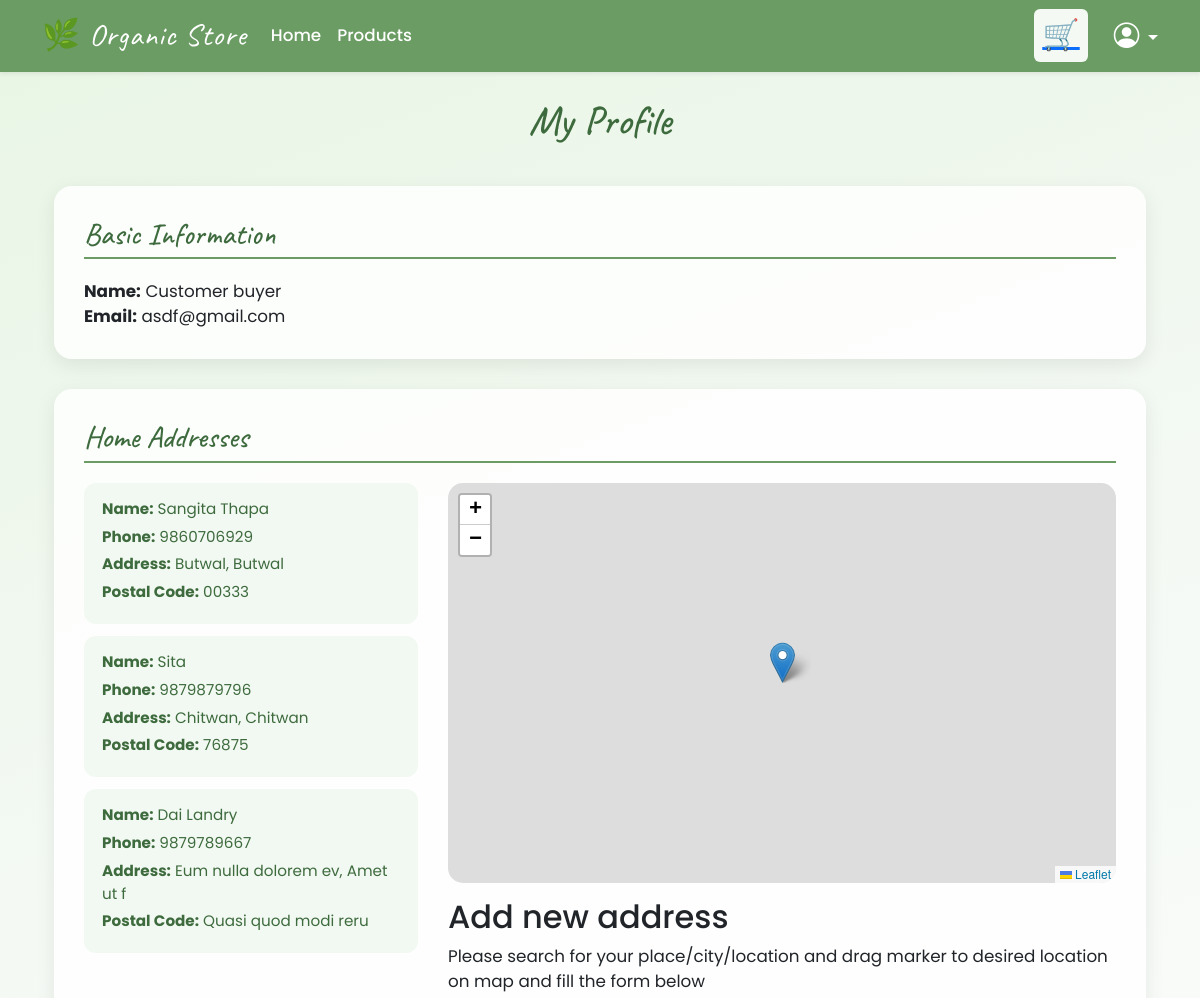
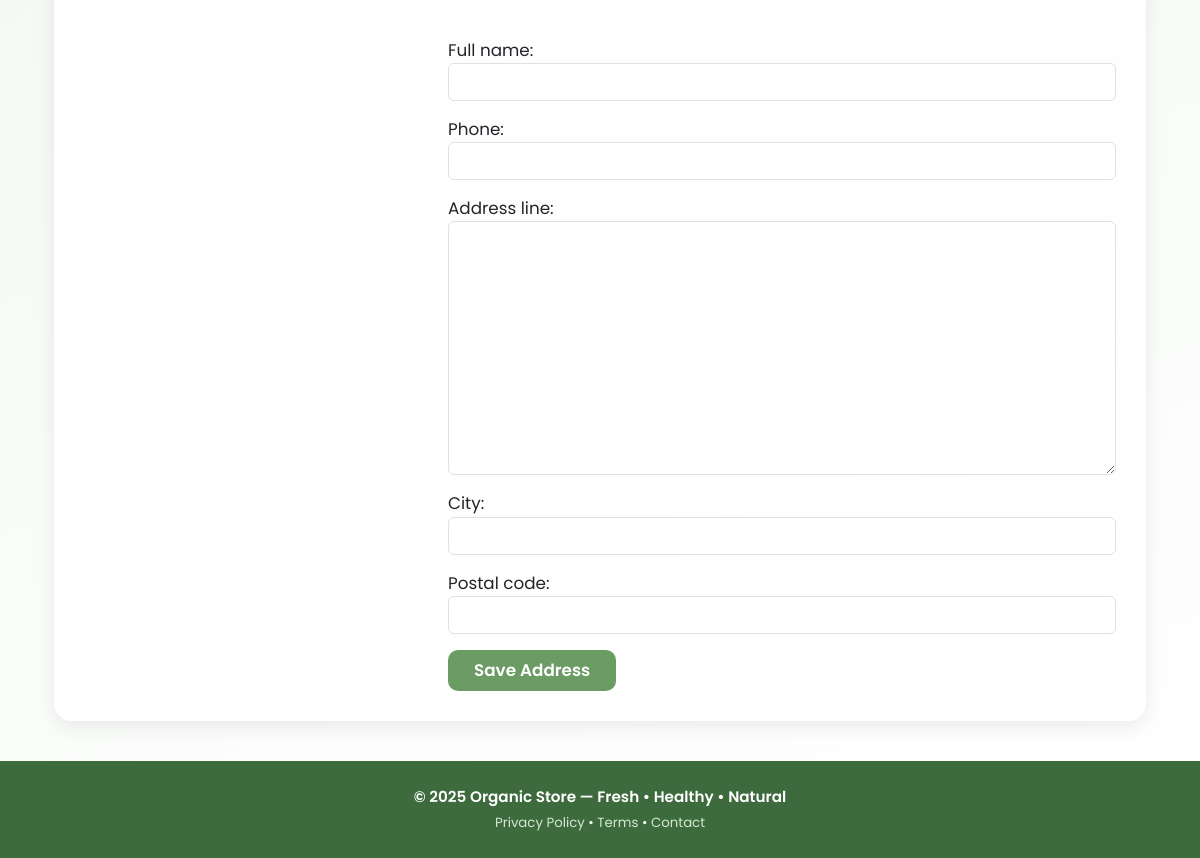
Page /accounts/profile/ (signed in) on the committed database (2 pictures, top to bottom).
### accounts/models.py (models this page shows, shortened)
class CustomUser(AbstractUser):
    class Roles(models.TextChoices):
        DELIVERY_PERSON = "delivery_person", "Delivery Person"
        ADMIN = "admin", "Admin"
        CUSTOMER = "customer", "Customer"
    username = None
    email = models.EmailField(_("email address"), unique=True)
    role = models.TextField(choices=Roles.choices, default=Roles.CUSTOMER)
    USERNAME_FIELD = "email"
    REQUIRED_FIELDS = []
    objects = CustomUserManager()

class ShippingAddress(models.Model):
    user = models.ForeignKey(
        CustomUser, on_delete=models.CASCADE, related_name="shipping_addresses"
    )
    full_name = models.CharField(max_length=100)
    phone = models.CharField(max_length=20)
    address_line = models.TextField()
    city = models.CharField(max_length=50)
    postal_code = models.CharField(max_length=20)
    latitude = models.DecimalField(
        max_digits=9, decimal_places=6, null=True, blank=True
    )
    longitude = models.DecimalField(
        max_digits=9, decimal_places=6, null=True, blank=True
    )
    last_location_update = models.DateTimeField(null=True, blank=True)
    class Meta:
        unique_together = [("latitude", "longitude")]

### accounts/views.py (the view, shortened to what this page needs)
# urls.py: path("profile/", views.customer_profile, name="customer_profile"),
@login_required(login_url="accounts:login_page")
def customer_profile(request):
    if request.method == "POST":
        form = ShippingAddressForm(request.POST)
        if form.is_valid():
            address = form.save(commit=False)
            address.user = request.user
            address.save()
            return redirect("accounts:customer_profile")
    else:
        if request.user.role == CustomUser.Roles.CUSTOMER:
            form = ShippingAddressForm()
            addresses = ShippingAddress.objects.filter(user=request.user)
            context = {"form": form, "addresses": addresses}
    return render(request, "accounts/customer_profile.html", context)

### accounts/forms.py
class ShippingAddressForm(forms.ModelForm):
    class Meta:
        model = ShippingAddress
        fields = [
            "full_name",
            "phone",
            "address_line",
            "city",
            "postal_code",
            "latitude",
            "longitude",
        ]
        widgets = {
            "latitude": forms.HiddenInput(),
            "longitude": forms.HiddenInput(),
            "full_name": forms.TextInput(attrs={"class": "form-control"}),
            "phone": forms.TextInput(attrs={"class": "form-control"}),
            "address_line": forms.Textarea(attrs={"class": "form-control"}),
            "city": forms.TextInput(attrs={"class": "form-control"}),
            "postal_code": forms.TextInput(attrs={"class": "form-control"}),
        }

### accounts/templates/accounts/customer_profile.html (shortened to what this page needs)
{% extends "base.html" %}
{% block content %}
<section class="container">
    <h2 class="profile-title">My Profile</h2>
    <div class="profile-card">
        <h3 class="section-title">Basic Information</h3>
        <div class="profile-item">
            <strong>Name:</strong> {{ request.user.get_full_name }}
        </div>
        <div class="profile-item">
            <strong>Email:</strong> {{ request.user.email }}
        </div>
    </div>
    {% if request.user.role == "customer" %}
    <div class="profile-card">
        <h3 class="section-title">Home Addresses</h3>
        <div class="addresses-map-container">
            <div class="addresses-column">
                {% if addresses %}
                <div class="address-list">
                    {% for address in addresses %}
                    <div class="address-item">
                        <span><strong>Name:</strong> {{ address.full_name }}</span>
                        <span><strong>Phone:</strong> {{ address.phone }}</span>
                        <span><strong>Address:</strong> {{ address.address_line }}, {{ address.city }}</span>
                        <span><strong>Postal Code:</strong> {{ address.postal_code }}</span>
                    </div>
                    {% endfor %}
                </div>
                {% else %}
                <p>No addresses saved yet.</p>
                {% endif %}
            </div>
            <div class="map-column">
                {% include 'accounts/map.html' %}
            </div>
        </div>
    </div>
    {% endif %}
</section>
{% endblock content %}

### accounts/common_templates/base.html (style rules this page uses)
:root { --organic-primary: #6a9c63; --organic-dark: #3e6b3e; --organic-light: #f4f9f4; }
body { font-family: 'Poppins', sans-serif !important; font-size: 1.05rem; background: linear-gradient(160deg, #e8f5e4 0%, #f4f9f4 40%, #ffffff 100%); min-height: 100vh; }

### accounts/templates/accounts/customer_profile.html (style rules this page uses)
.profile-title { font-family: 'Caveat', cursive; color: var(--organic-dark); font-size: 2.6rem; margin-bottom: 40px; text-align: center; }
.profile-card { background: #ffffffd9; border-radius: 18px; padding: 30px; box-shadow: 0 6px 20px rgba(0, 0, 0, 0.08); margin-bottom: 30px; transition: 0.2s; }
.section-title { font-family: 'Caveat', cursive; font-size: 1.9rem; color: var(--organic-dark); margin-bottom: 20px; border-bottom: 2px solid var(--organic-primary); padding-bottom: 5px; }
.addresses-map-container { display: flex; flex-wrap: wrap; gap: 30px; }
.addresses-column { flex: 1; min-width: 280px; }
.map-column { flex: 2; min-width: 320px; }
.address-list { margin-bottom: 20px; }
.address-item { padding: 15px 18px; background: #f2f9f2; border-radius: 12px; margin-bottom: 12px; display: flex; flex-direction: column; font-size: 0.95rem; color: #3e6b3e; position: relative; }
.address-item span { margin-bottom: 5px; }

### rows in the picture
CustomUser: user.get_full_name "Customer buyer", user.email "asdf@gmail.com"
ShippingAddress: full_name "Sangita Thapa", phone "9860706929", address_line "Butwal", city "Butwal", postal_code "00333"
ShippingAddress: full_name "Sita", phone "9879879796", address_line "Chitwan", city "Chitwan", postal_code "76875"
ShippingAddress: full_name "Dai Landry", phone "9879789667", address_line "Eum nulla dolorem ev", city "Amet ut f", postal_code "Quasi quod modi reru"

### other values in the picture
{{ year|default:2025 }} "2025"
